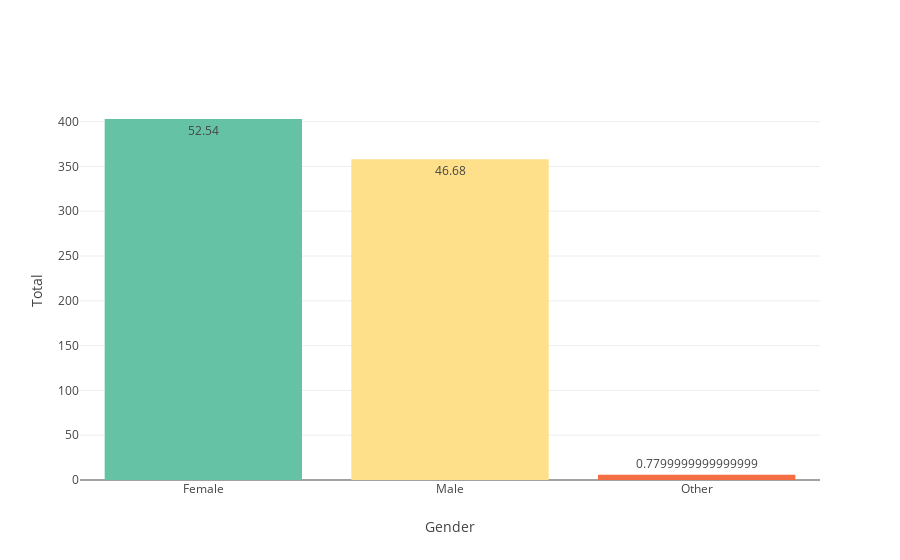

Notebook code cell kept with this figure:
### Markdown cell above
## Analyzing the balance between genders

Possible responses: 
  * 0 = Male
  * 1 = Female
  * 2 = Other

### Code cell
colors_gender = {0: cl.scales['9']['div']['Spectral'][7],
                 1: cl.scales['9']['div']['Spectral'][3],
                 2: cl.scales['9']['div']['Spectral'][1]}

colors_gender_list = [cl.scales['9']['div']['Spectral'][7], cl.scales['9']
                      ['div']['Spectral'][3], cl.scales['9']['div']['Spectral'][1]]

names_gender = ['Male', 'Female', 'Other']
values_gender = [0, 1, 2]

data_complete_en['Gender'].replace(values_gender, names_gender, inplace=True)

print('Describing the variable Gender')
display(data_complete_en['Gender'].describe())
print('Count of each value in Gender expresed as gender / amount')
display(data_complete_en['Gender'].value_counts().sort_index())
print('Percentage of each value in Gender expresed as gender / percentage')
display(data_complete_en['Gender'].value_counts(
    normalize=True).sort_index().round(4) * 100)

labels_gender = ['Male', 'Female', 'Other']
tickvals_gender = ['0', '1', '2']

data1 = [go.Bar(x=sorted(data_complete_en['Gender'].unique()),
                y=data_complete_en['Gender'].value_counts().sort_index(),
                text=(data_complete_en['Gender'].value_counts(
                    normalize=True).sort_index().round(4) * 100),
                marker=dict(color=colors_gender_list),
                name='Gender')]
layout1 = go.Layout(
    xaxis=go.layout.XAxis(
        title='Gender'
    ),
    yaxis=go.layout.YAxis(
        title="Total"),
    bargap=0.2
)
fig1 = go.Figure(data=data1, layout=layout1)
iplot(fig1)
plt.show()

### Figure 1 — Plotly figure (JSON) as saved in the notebook; plotly's stock layout.template omitted (floating-point values rounded to 4 significant figures)
{"data": [{"marker": {"color": ["rgb(102,194,165)", "rgb(254,224,139)", "rgb(244,109,67)"]}, "name": "Gender", "text": [52.54, 46.68, 0.78], "type": "bar", "uid": "ec0b1796-c3e7-44c6-8d59-5272ddd0e1d8", "x": ["Female", "Male", "Other"], "y": [403, 358, 6]}], "layout": {"bargap": 0.2, "xaxis": {"title": {"text": "Gender"}}, "yaxis": {"title": {"text": "Total"}}}}
